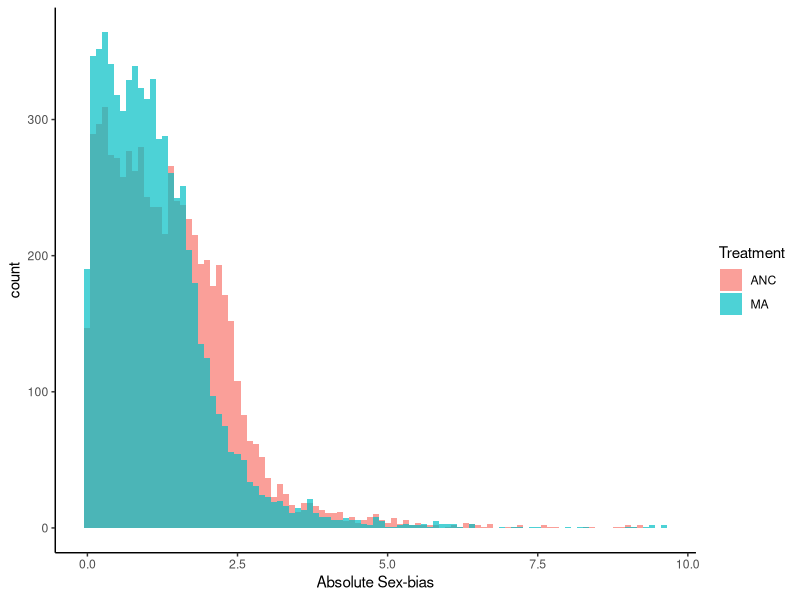
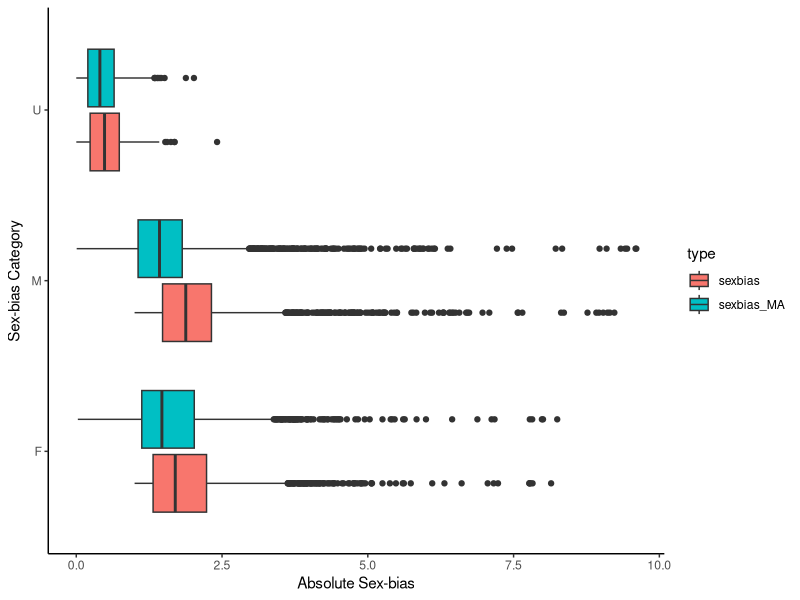
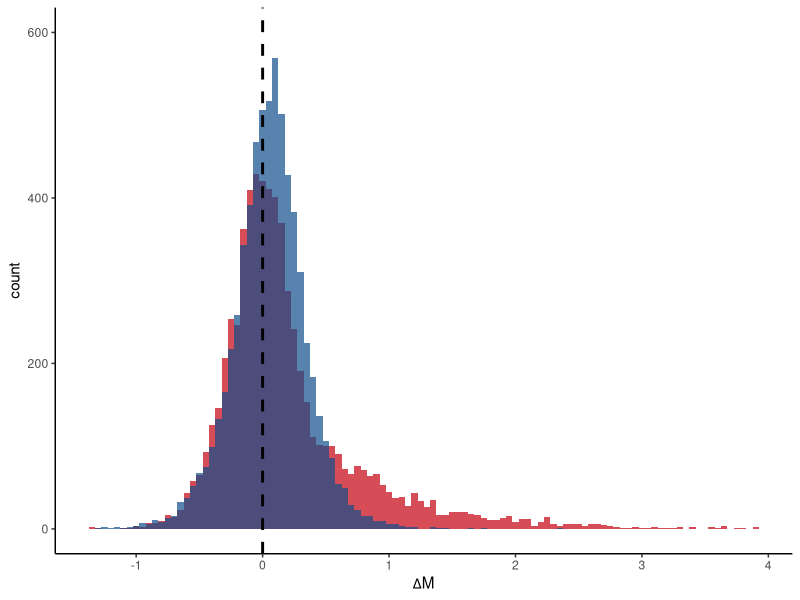
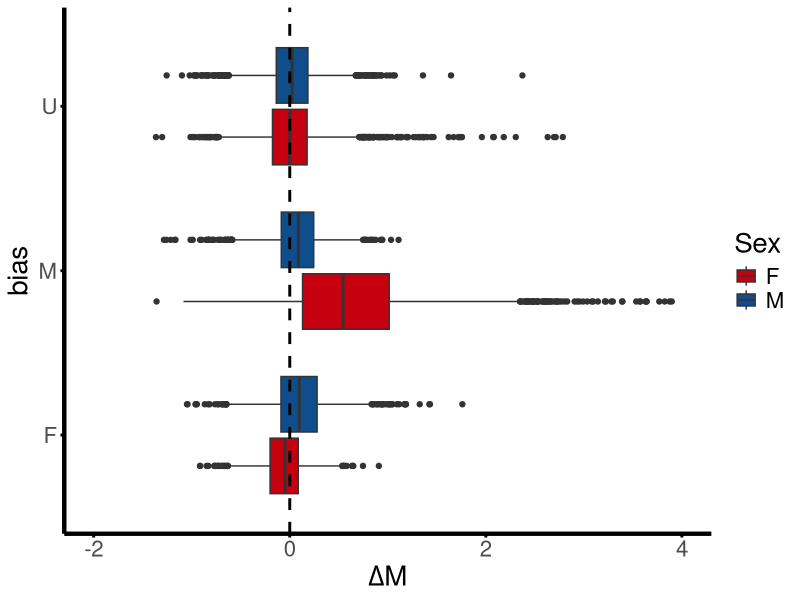
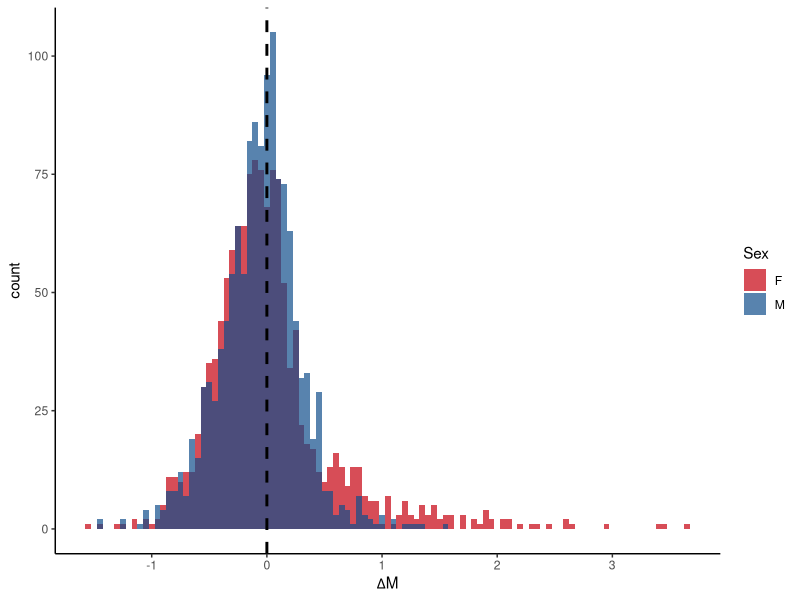
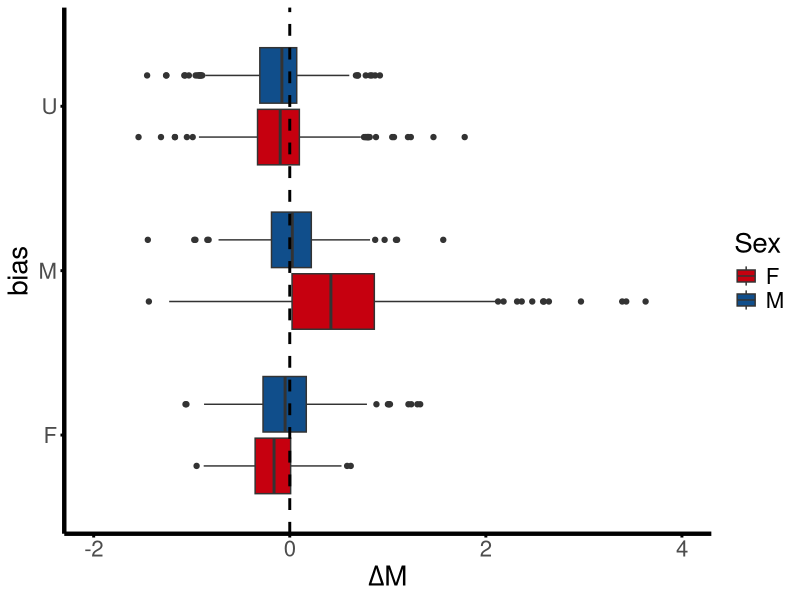

Recreate these plots in R, in order.
## ---- chunk 1
knitr::opts_chunk$set(echo = TRUE,warning = FALSE, message = FALSE)
## ---- chunk 2
library(data.table)
library(tidyverse)

SexBias <- fread("../data/SexBias_TMM2.txt") %>% 
  select(!V1)

CHROM <- fread("../data/scaff2gene.txt") %>%
  select(!V1) %>%
  mutate(CHROM_SH=case_when(CHROM=="X" ~ "X",
                            CHROM=="NA" ~ "NA",
                            TRUE ~ "Auto")) %>%
  select(geneID,CHROM, CHROM_SH)

SexBias %>% 
  select(geneID, bias, CHROM_SH, sexbias, sexbias_MA) %>% 
  pivot_longer(cols = c("sexbias", "sexbias_MA"), names_to = "Treatment", values_to = "sexbias") %>% 
  mutate(Treatment = ifelse(Treatment == "sexbias", "ANC", "MA")) ->
  SexBias_tall

SexBias %>%
  select(geneID, bias, deltaM_M, deltaM_F, sexbias, sexbias_MA) %>% 
  pivot_longer(cols = c("deltaM_M", "deltaM_F"), 
               names_to = c(".value", "Sex"), names_sep = "_") %>% 
  left_join(CHROM, by ="geneID") %>% 
  filter(abs(deltaM) < 4) ->
  deltaM

#####################################################
##Fig.1: Mutations Reduce Sex-Biased Gene Expression 
#Fig.1a:Histogram, sex-bias of all genes in MA and ANC
SexBias_tall %>% 
  filter(CHROM_SH == "Auto") %>%
  ggplot(aes(x=abs(sexbias), fill= Treatment)) +
  geom_histogram(alpha=0.7, binwidth = 0.1, position="identity")+
  labs(x=expression("Absolute Sex-bias"))+
  theme_classic() -> Fig1a

Fig1a
  
#Fig.1b:Boxplot, sex-bias of all genes in ANC and MA by sex-biased class
SexBias %>%
  pivot_longer(cols= c("sexbias", "sexbias_MA"), names_to = "type", values_to = "sexbias") %>%
  ggplot(aes(x=bias, y=abs(sexbias), fill= type)) +
  theme_classic() +
  geom_boxplot()+
  labs(x=expression("Sex-bias Category"), y="Absolute Sex-bias")+
  coord_flip() -> Fig1b

Fig1b

##Fig.2: Mutational bias (dM)
#Fig.2a:Histogram, Autosomal genes 
deltaM %>% 
  filter(CHROM_SH == "Auto") %>%
  ggplot(aes(x=(deltaM), fill=Sex, col=NULL))+
  geom_histogram(alpha = 0.7, binwidth = 0.05, position = "identity")+
  labs(x=expression(Delta*"M"))+
  geom_vline(xintercept=0, color="black", linetype="dashed", size=1)+
  scale_fill_manual(values=c("#C6000F", "dodgerblue4"))+
  theme_classic()+
  scale_x_continuous(breaks = c(-2,-1,0,1,2,3,4))+
  ylim(0,600)+
  theme(legend.position = "none")-> Fig2a

Fig2a

#Fig.2b:Boxplot, Autosomal genes 
deltaM %>% 
  filter(CHROM_SH == "Auto") %>%
  ggplot(aes(x=bias, y=deltaM, fill=Sex, col=NULL))+
  geom_boxplot()+
  geom_hline(yintercept=0, color="black", linetype="dashed", size=1)+
  labs(y=expression(Delta*"M"))+
  coord_flip()+
  scale_fill_manual(values=c("#C6000F", "dodgerblue4", "#999999"))+
  theme_classic()+
  theme(axis.line= element_line(colour = "black", size=1.5),
                axis.ticks = element_line(colour = "black", size = 1),
        text = element_text(size = 20))+
  ylim(-2,4) -> Fig2b

Fig2b
  
#Fig.2c:Histogram, X-linked genes 
deltaM %>% 
  filter(CHROM_SH == "X") %>%
  ggplot(aes(x=deltaM, fill=Sex, col=NULL))+
  geom_histogram(alpha = 0.7, binwidth = 0.05, position = "identity")+
  labs(x=expression(Delta*"M"))+
  geom_vline(xintercept=0, color="black", linetype="dashed", size=1)+
  scale_fill_manual(values=c("#C6000F", "dodgerblue4"))+
  theme_classic() -> Fig2c

Fig2c

#Fig.2c:Boxplot, X-linked genes 
deltaM %>% 
  filter(CHROM_SH == "X") %>%
  ggplot(aes(x=bias, y=deltaM, fill=Sex, col=NULL))+
  geom_boxplot()+
  geom_hline(yintercept=0, color="black", linetype="dashed", size=1)+
  labs(y=expression(Delta*"M"))+
  coord_flip()+
  scale_fill_manual(values=c("#C6000F", "dodgerblue4", "#999999"))+
  theme_classic()+
  theme(axis.line= element_line(colour = "black", size=1.5),
                axis.ticks = element_line(colour = "black", size = 1),
        text = element_text(size = 20))+
  ylim(-2,4) -> Fig2d

Fig2d

